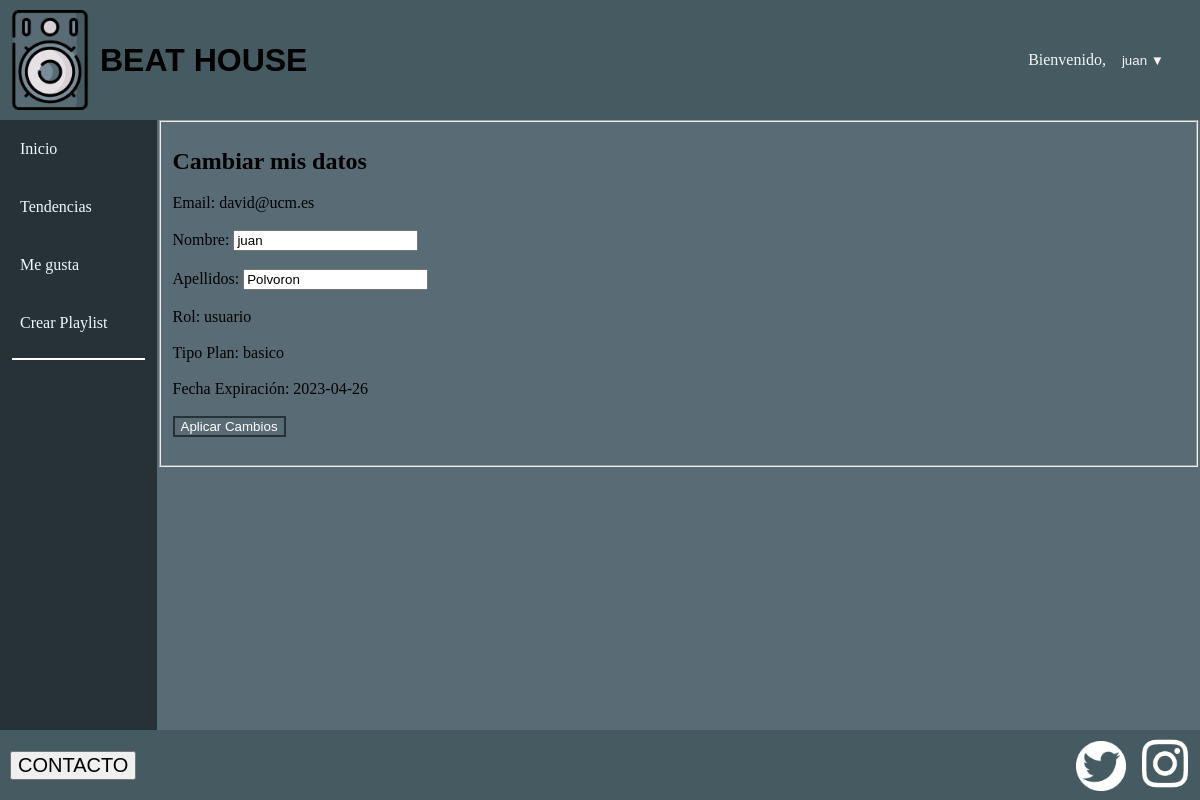
/cambiarPerfil.php (signed in), run on the app's committed database.
### tables this page shows
CREATE TABLE `usuarios` (
  `email` varchar(50) NOT NULL,
  `contraseña` varchar(100) DEFAULT NULL,
  `nombre` varchar(20) NOT NULL,
  `apellidos` varchar(50) NOT NULL,
  `rol` varchar(10) NOT NULL,
  `tipoPlan` varchar(20) NOT NULL,
  `fechaExpiracionPlan` date NOT NULL
);

### cambiarPerfil.php (called while the page is built, shortened)
<?php
    if ($_SESSION['rol'] == es\ucm\fdi\aw\Usuario::ADMIN_ROLE) {
        $datos_encoded = es\ucm\fdi\aw\Admin::getDatos($_SESSION['email']);
        $datos = json_decode($datos_encoded);
        $form = new es\ucm\fdi\aw\FormModificarDatosAdmin();
        $contenidoPrincipal = $form->gestionaModificarDatos($datos);
    }
    else {
        $datos_encoded = es\ucm\fdi\aw\Usuario::getDatos($_SESSION['email']);
        $datos = json_decode($datos_encoded);
        $form = new es\ucm\fdi\aw\FormModificarDatosUsuario();
        $contenidoPrincipal = $form->gestionaModificarDatos($datos);
    }
    require RAIZ_APP."/vistas/plantillas/plantilla.php";
?>

### includes/FormModificarDatosUsuario.php (the view, shortened to what this page needs)
<?php
class FormModificarDatosUsuario extends Formulario {
    protected function generaCamposFormulario(&$datos)
    {
        $email = $datos[0] ?? '';
        $password = $datos[1] ?? '';
        $nombre = $datos[2] ?? '';
        $apellidos =  $datos[3] ?? '';
        $rol = $datos[4] ?? '';
        $plan =  $datos[5] ?? '';
        $fechaExpiracion =  $datos[6] ?? '';
        $htmlErroresGlobales = self::generaListaErroresGlobales($this->errores);
        $erroresCampos = self::generaErroresCampos(['nombre', 'apellidos'], $this->errores, 'span', array('class' => 'error'));
        $html = <<<EOS
            <main class= "panel_inicio">
                <fieldset class="fieldset_register">
                        <h1 id=titulo_panel>Cambiar mis datos</h1>
                        {$htmlErroresGlobales}
                        <label for= 'email'>Email: {$email}</label>
                        <input type="hidden" name="email" value="{$email}" />
                        <br><br>
                        <input type="hidden" name="password" value="{$password}" />
                        <label for='nombre'>Nombre: </label>
                        <input type="text" placeholder="Nombre" id="nombre" name="nombre" value='{$nombre}'><br>
                        {$erroresCampos['nombre']}<br>
                        <label for ='apellidos'>Apellidos: </label>
                        <input type ="text" placeholder =" Apellidos" id ="apellidos" name="apellidos" value= '{$apellidos}'><br>
                        {$erroresCampos['apellidos']}<br>
                        <label for= 'rol'>Rol: {$rol}</label>
                        <input type="hidden" name="rol" value="{$rol}" />
                        <br><br>
                        <label for ='tipoPlan'>Tipo Plan: {$plan}</label>
                        <input type ='hidden' placeholder ='TipoPlan' id ='tipoPlan' name ='tipoPlan' value ='{$plan}'>
                        <br><br>
                        <label for= 'fecha'>Fecha Expiración: {$fechaExpiracion}</label>
                        <input type ='hidden' placeholder ='fechaExpiracion' id ='fecha' name ='fecha' value ='{$fechaExpiracion}'><br>
                        <br>
                        <input class="btn" type ="submit" value ="Aplicar Cambios" name ="Aplicar"><br><br>
                </fieldset>
            </main>
        EOS;
        return $html;
    }
}

### css/estiloPagina.css (style rules this page uses)
body { background-color: #596C76; margin: 0; display: flex; flex-direction: column; }
.btn { cursor: pointer; background: transparent; border: 2px solid #273236; outline: none; transition: 1s ease-in-out; color: white; }

### data on the page
usuarios: email "david@ucm.es", nombre "juan", apellidos "Polvoron", rol "usuario", tipoPlan "basico", fechaExpiracionPlan "2023-04-26"

### other printed values
mostrarSaludo() "Bienvenido,"
$_SESSION['nombre'] "juan"
